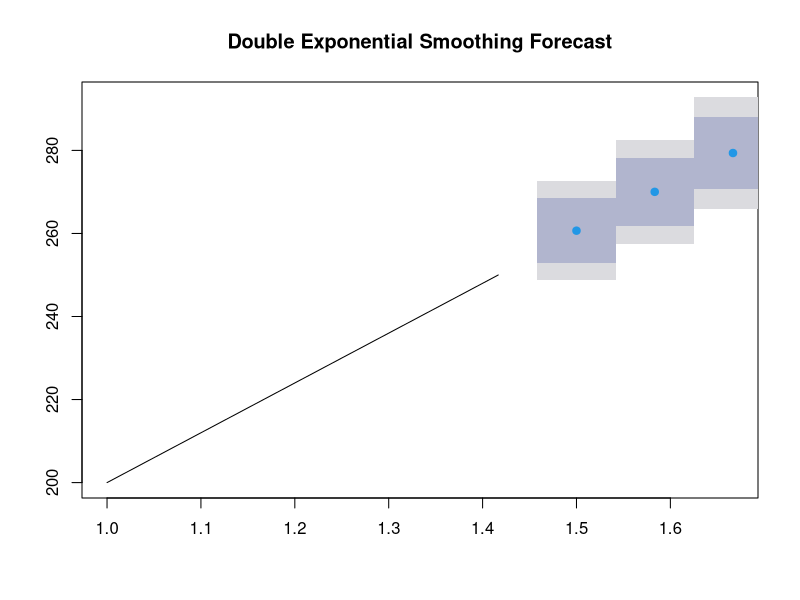

The R source for this figure:
# Install and load the forecast package
install.packages("forecast")
library(forecast)

# Example data: Monthly sales data with a trend
sales <- c(200, 210, 220, 230, 240, 250)

# Convert to a time series object
sales_ts <- ts(sales, frequency = 12)

# Apply Double Exponential Smoothing (Holt's Linear Trend Method)
holt_model <- holt(sales_ts, alpha = 0.2, beta = 0.1)

# Print the model summary
print(holt_model)

# Forecast the next 3 months
forecast_holt <- forecast(holt_model, h = 3)
print(forecast_holt)

# Plot the forecast
plot(forecast_holt, main = "Double Exponential Smoothing Forecast")